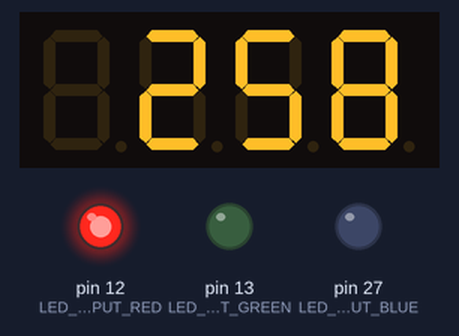
The sketch below on a simulated Arduino Mega 2560, built with avr-gcc and run on an emulated ATmega2560. On the bench: 4-digit seven-segment display, output pins drawn as LEDs (lit = HIGH). What the sketch prints to the serial monitor is not drawn.

Above: at 0.15 s.
At 4.76 s:
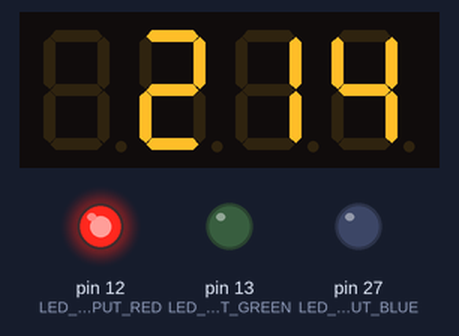
At 9.58 s:
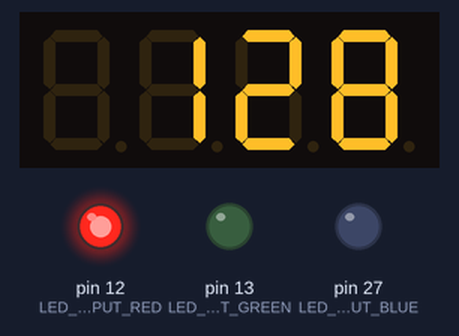
At 18.9 s:
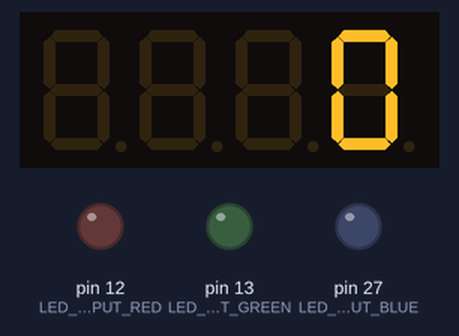
At 29.33 s:
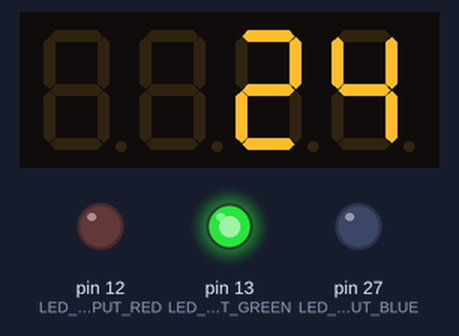
At 39.87 s:
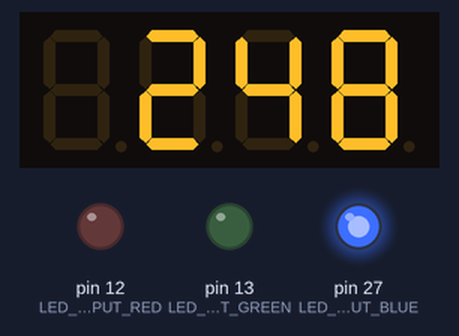
Timing chart, 0 to 40.0 s (numbered marks = the images above):
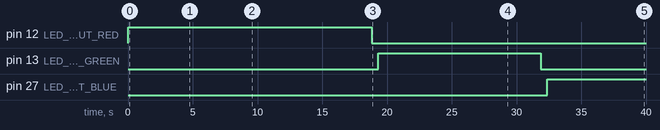

Measured:
- by itself, pin 12 (LED_OUTPUT_RED): LOW → HIGH at 0.00 s, → LOW 18.8 s later
- by itself, pin 13 (LED_OUTPUT_GREEN): LOW → HIGH at 19.3 s, → LOW 12.5 s later
- by itself, pin 27 (LED_OUTPUT_BLUE): LOW → HIGH at 32.4 s
- what the display in image 3 shows lasts 0.6 s, from 18.7 s to 19.3 s

The sketch:

call_functions_test.ino
```cpp
const int LED_OUTPUT_RED = 12;
const int LED_OUTPUT_GREEN = 13;
const int LED_OUTPUT_BLUE = 27;
const int BUTTON_PIN1 = A1;
const int BUTTON_PIN2 = A3;
const int LED_OUTPUT_BUZZ = 33;
const int clk = 100;

//int count;
//int focusCount = 0;
//int shortBreakCount = 0;
//int longBreakCount = 0;

#include <Wire.h> // Enable this line if using Arduino Uno, Mega, etc.
#include <Adafruit_GFX.h>
#include "Adafruit_LEDBackpack.h"

Adafruit_7segment matrix = Adafruit_7segment();

void setup() {
#ifndef __AVR_ATtiny85__
  Serial.begin(9600);
  Serial.println("7 Segment Backpack Test");
#endif
  matrix.begin(0x70);
  pinMode(LED_OUTPUT_RED, OUTPUT);
  pinMode(LED_OUTPUT_GREEN, OUTPUT);
  pinMode(LED_OUTPUT_BLUE, OUTPUT);
}

    bool blinkColon = false;

void focus() {
  for (uint16_t minutes = 2; minutes >= 0; minutes--) {
    for (uint16_t seconds = 59; seconds >= 0; seconds--) {
      int displayValue = minutes * 100 + seconds;
      matrix.println(displayValue);
      matrix.writeDisplay();
      digitalWrite(LED_OUTPUT_RED, HIGH);

      blinkColon = !blinkColon;
      matrix.drawColon(blinkColon);

      matrix.writeDisplay();
      delay(clk);

      if (seconds == 0) {
        if (minutes != 0){
          minutes--;
        }
        else if ((minutes == 0) && (seconds == 0)){
          return;
        }
        seconds = 60;
      }
    }
  }
}
void short_break() {
  for (uint16_t minutes = 1; minutes >= 0; minutes--) {
    for (uint16_t seconds = 59; seconds >= 0; seconds--) {
      int displayValue = minutes * 100 + seconds;
      matrix.println(displayValue);
      matrix.writeDisplay();
      digitalWrite(LED_OUTPUT_GREEN, HIGH);

      blinkColon = !blinkColon;
      matrix.drawColon(blinkColon);

      matrix.writeDisplay();
      delay(clk);

      if (seconds == 0) {
        if (minutes != 0){
          minutes--;
        }
        else if ((minutes == 0) && (seconds == 0)){
          return;
        }
        seconds = 60;
      }
    }
  }
}
void long_break() {
  for (uint16_t minutes = 3; minutes >= 0; minutes--) {
    for (uint16_t seconds = 59; seconds >= 0; seconds--) {
      int displayValue = minutes * 100 + seconds;
      matrix.println(displayValue);
      matrix.writeDisplay();
      digitalWrite(LED_OUTPUT_BLUE, HIGH);

      blinkColon = !blinkColon;
      matrix.drawColon(blinkColon);

      matrix.writeDisplay();
      delay(clk);

      if (seconds == 0) {
        if (minutes != 0){
          minutes--;
        }
        else if ((minutes == 0) && (seconds == 0)){
          return;
        }
        seconds = 60;
      }
    }
  }
}

void loop() {
  focus();
  digitalWrite(LED_OUTPUT_RED, LOW);
  delay(500);
  short_break();
  digitalWrite(LED_OUTPUT_GREEN, LOW);
  delay(500);
  long_break();
  digitalWrite(LED_OUTPUT_BLUE, LOW);
  delay(500);
}
```
